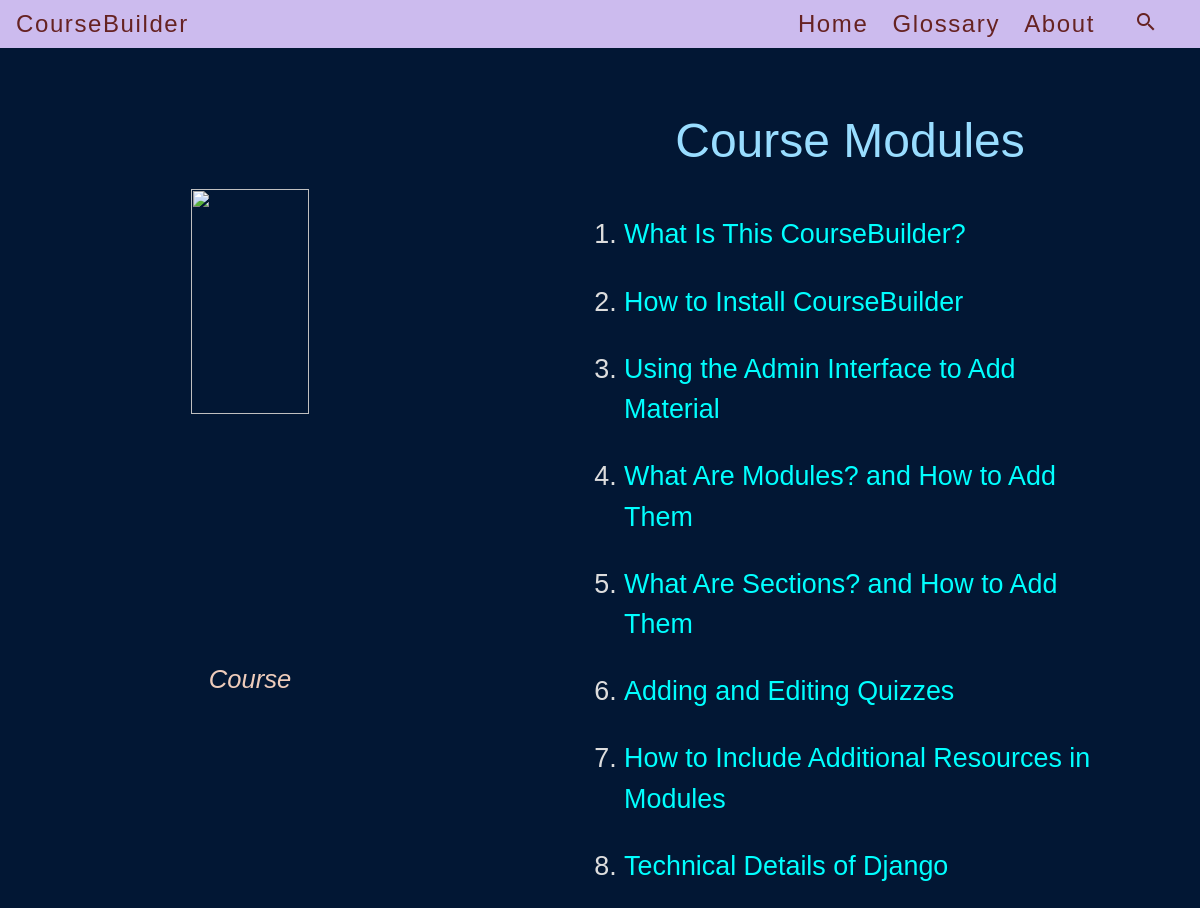
The page / on the database its author committed.
### coursebuilder/models.py (models this page shows, shortened)
class CourseModule(models.Model):
    course_order = models.IntegerField(blank=True, null=True, unique=True)
    module = models.CharField(max_length=MODNM_LEN, unique=True)
    title = models.TextField()
    next_module = models.CharField(max_length=MODNM_LEN)
    content = HTMLField(default="Please enter your contents here!")
    class Meta:
        ordering = ["course_order"]

### coursebuilder/views.py (the view)
# urls.py: url(r"^$", views.landing_page, name="landing_page"),
def landing_page(request: request) -> object:
    try:
        modules = CourseModule.objects.all().order_by("course_order")
        messageContent = "Course Modules"
        return render(
            request,
            "landing_page.html",
            {"modules": modules, "header": site_hdr, "message": messageContent},
        )
    except Exception:
        messageContent = "Database Not Connected"
        return render(
            request,
            "landing_page.html",
            {"header": site_hdr, "message": messageContent},
        )

### coursebuilder/templates/landing_page.html (shortened to what this page needs)
{% include "dynamic_base.html" %}
{% block content %}
    <div class="container-fluid">
     <div class="row">
        <div class="col-sm-5">
          <figure style="margin-top:30%;">
              <img src="https://upload.wikimedia.org/wikipedia/commons/2/2e/GNOME_Books_2018.svg" style="width:50%;">
              <figcaption>
                  <h3>Course</h3>
              </figcaption>
          </figure>
          <br />
          <br />
          <br />
          <br />
          <br />
        </div>
         <div class="col-sm-7" style="margin-bottom: 50px;">
              <h1 class="toc_head">
              {{message}}
              </h1>
         <ol>
              {% for module in modules %}
                      <li>
                        <a href="/coursebuilder/chapter/{% autoescape off %}{{ module.module }}{% endautoescape %}">
                          {% autoescape off %}{{ module.title }}{% endautoescape %}
                        </a>
                     </li>
              {% endfor %}
        </ol>
       </div>
      </div>
    </div>
{% endblock content %}

### mysite/static/coursebuilder/styles.css (style rules this page uses)
body { margin: 0; padding: 0; font-size: 100%; color: #ddd; background: #021734; font-family: Arial, Helvetica, sans-serif }
a:link { color: #01ffff; }
ol, ul, dl, li { margin: 1em 1.5em .4em 1.5em; font-size: 1.4em; }
ol, ul, dl, li.inside_section { margin: 1em 1.5em .4em 1.5em; font-size: 1.2em; }
h1, h2, h3, h4, h5 { font-weight: 300; }
h1 { margin: 0em 0em .6em 0em; padding-bottom: 1em; padding-top: 1em; text-align: center; font-size: 2em; color: #9df; }
h1.toc_head { font-size: 3rem; padding: 1rem; margin: 1em 0em .6em 0em; }
h3 { font-size: 1.6em; margin: 1em 1.4em .6em 1.4em; color: #ecb; }
figure { text-align: center; }
figcaption { color: #ced; font-style: italic; text-align: center; margin: .6em 1em .4em 1em; }

### rows shown on the page
CourseModule: title "What Is This CourseBuilder?"
CourseModule: title "How to Install CourseBuilder"
CourseModule: title "Using the Admin Interface to Add Material"
CourseModule: title "What Are Modules? and How to Add Them"
CourseModule: title "What Are Sections? and How to Add Them"
CourseModule: title "Adding and Editing Quizzes"
CourseModule: title "How to Include Additional Resources in Modules"
CourseModule: title "Technical Details of Django"

### other values the page prints
{{ header }} "CourseBuilder"
{{ message }} "Course Modules"
